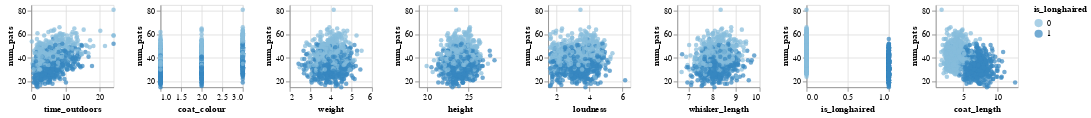

Source (notebook cell):
### Code cell
col_names = cat_df.columns.tolist()
predictor_names = col_names.copy()
predictor_names.remove("num_pats")

alt.Chart(cat_df).mark_circle().encode(
    alt.X(alt.repeat("column"), type='quantitative', scale=alt.Scale(zero=False)),
    alt.Y(alt.repeat("row"), type='quantitative', scale=alt.Scale(zero=False)),
    color = "is_longhaired:O"
).properties(
    width=100,
    height=100
).repeat(
    row=["num_pats"],
    column=predictor_names
)

### Figure 1 — Vega-Lite specification as saved in the notebook (floating-point values rounded to 4 significant figures; data arrays with more than 128 entries replaced by an {"elided": "..."} marker saying what was removed)
{"config": {"view": {"continuousWidth": 400, "continuousHeight": 300}}, "repeat": {"column": ["time_outdoors", "coat_colour", "weight", "height", "loudness", "whisker_length", "is_longhaired", "coat_length"], "row": ["num_pats"]}, "spec": {"data": {"name": "data-21eed61138ec9af1c2fe813b9063a278"}, "mark": "circle", "encoding": {"color": {"type": "ordinal", "field": "is_longhaired"}, "x": {"type": "quantitative", "field": {"repeat": "column"}, "scale": {"zero": false}}, "y": {"type": "quantitative", "field": {"repeat": "row"}, "scale": {"zero": false}}}, "height": 100, "width": 100}, "$schema": "https://vega.github.io/schema/vega-lite/v4.8.1.json", "datasets": {"data-21eed61138ec9af1c2fe813b9063a278": {"elided": "1000 records"}}}
